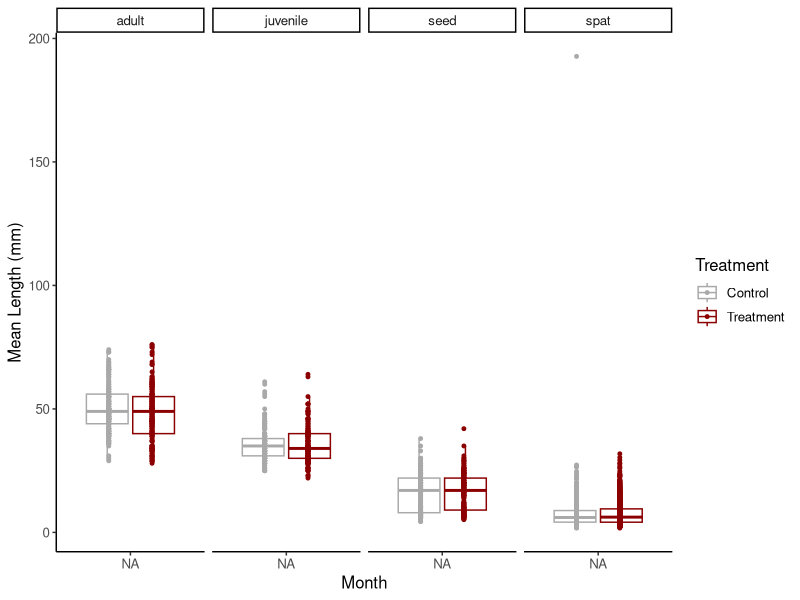
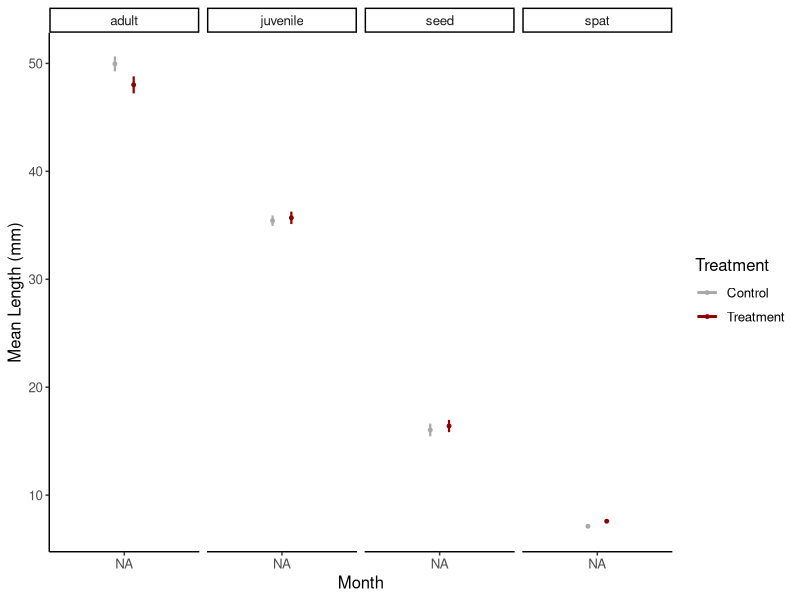
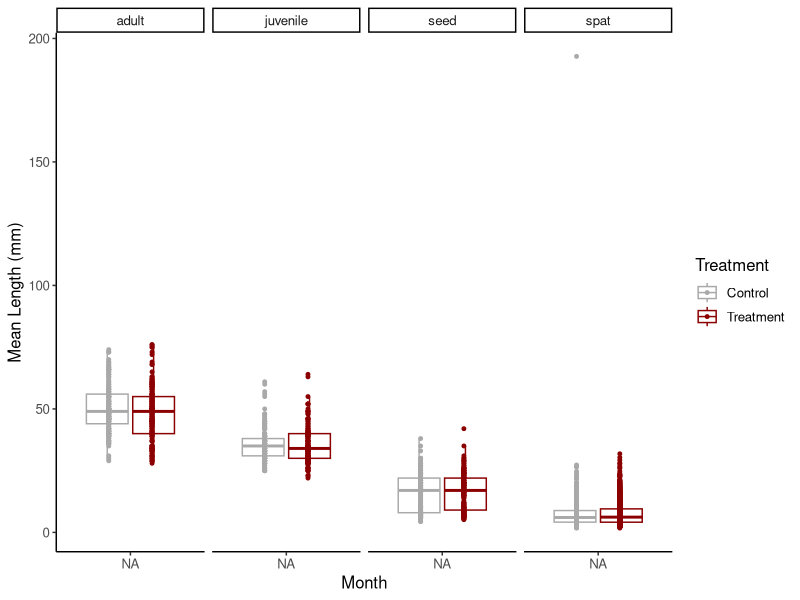
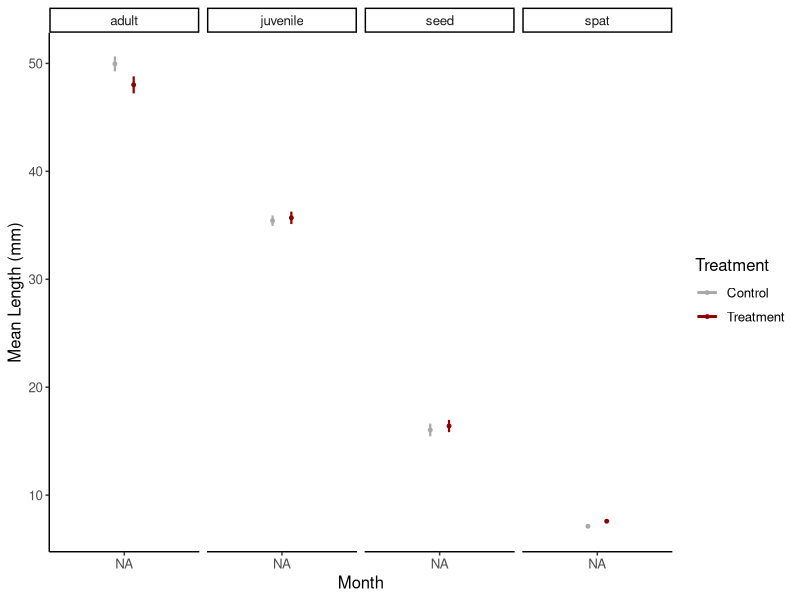

Here is the R script that generated these plots, in order: (Note: this script raises an error after producing the figures.)
## ---- chunk 1
knitr::opts_chunk$set(echo = TRUE, warning = FALSE, message = FALSE)
## ---- chunk 2
library(tidyverse)
library(ggplot2)
## ---- chunk 3
growth<-read_csv("lifestage_carryover/data/size/gigas-lengths-lco.csv")

growth<-growth%>%
  select(tag, `life-stage`, `init-treat`, month, length.mm)%>%
  rename(lifestage=`life-stage`, treatment=`init-treat`)

growth$month<-factor(growth$month, levels=c("Oct", "Nov", "Jan", "Feb", "March", "April"))
## ---- chunk 4
plot<-growth%>%
  filter(!tag=="Cat")%>%
  filter(!tag=="Dog")%>%
  filter(!tag=="Yellow")%>%
  filter(!tag=="Toad")%>%
  
  ggplot(aes(color=treatment, x=month, y=length.mm))+
  geom_boxplot(fill=NA, outlier.shape=NA)+
  geom_point(position=position_dodge(0.7), size=1)+
  facet_grid(~lifestage, scales="free_x")+
  ylab("Mean Length (mm)")+
  xlab("Month")+
  scale_color_manual(values=c("darkgray", "darkred"), name="Treatment", labels=c("Control", "Treatment"))+
  theme_classic()+
  theme(
    text=element_text(size=12, color="black")
  );plot

ggsave(plot=plot, "lifestage_carryover/output/size/mean_lengths_box.png", width=7, height=4)
## ---- chunk 5
plot2<-growth%>%
  filter(!tag=="Cat")%>%
  filter(!tag=="Dog")%>%
  filter(!tag=="Yellow")%>%
  filter(!tag=="Toad")%>%
  
  group_by(treatment, month, lifestage)%>%
  summarise(mean=mean(length.mm, na.rm=TRUE), se=sd(length.mm, na.rm=TRUE)/sqrt(length(length.mm)))%>%
  
  ggplot(aes(color=treatment, x=month, y=mean))+
  geom_point(aes(group=interaction(treatment, lifestage)), position=position_dodge(0.3), size=1)+
  geom_errorbar(aes(ymin=mean-se, ymax=mean+se), width=0, position=position_dodge(0.3), linewidth=0.75)+
  geom_line(aes(group=treatment), position=position_dodge(0.3), linewidth=1)+
  facet_grid(~lifestage, scales="free_x")+
  ylab("Mean Length (mm)")+
  xlab("Month")+
  scale_color_manual(values=c("darkgray", "darkred"), name="Treatment", labels=c("Control", "Treatment"))+
  theme_classic()+
  theme(
    text=element_text(size=12, color="black")
  );plot2

ggsave(plot=plot2, "lifestage_carryover/output/size/mean_lengths.png", width=7, height=4)
## ---- chunk 6
model<-aov(length.mm~lifestage*month*treatment, data=growth)
summary(model)
## ---- chunk 7
library(emmeans)
emm<-emmeans(model, ~ treatment | month | lifestage)
pairs(emm)
## ---- chunk 8
model<-growth%>%
  filter(lifestage=="spat")%>%
  
  aov(length.mm~month*treatment, data=.)

summary(model)
## ---- chunk 9
emm<-emmeans(model, ~ treatment | month)
pairs(emm)
## ---- chunk 10
plot2a<-growth%>%
  filter(tag %in% c("Blue", "Pink", "Bird", "Orange"))%>%
  
  group_by(treatment, month, tag)%>%
  
  ggplot(aes(color=treatment, x=month, y=length.mm))+
  geom_point(aes(group=interaction(treatment, tag)), position=position_dodge(0.3), size=1)+
  geom_boxplot(outlier.shape=NA)+
  facet_grid(~tag)+
  ylab("Mean Length (mm)")+
  xlab("Month")+
  scale_color_manual(values=c("darkgray", "darkred"), name="Treatment", labels=c("Control", "Treatment"))+
  theme_classic()+
  theme(
    text=element_text(size=12, color="black")
  );plot2a

ggsave(plot=plot2a, "lifestage_carryover/output/size/boxplot_lengths_adults.png", width=7, height=4)
## ---- chunk 11
plot2b<-growth%>%
  filter(tag %in% c("Blue", "Pink", "Bird", "Orange"))%>%
  
  group_by(treatment, month, tag)%>%
  summarise(mean=mean(length.mm, na.rm=TRUE), se=sd(length.mm, na.rm=TRUE)/sqrt(length(length.mm)))%>%
  
  ggplot(aes(color=treatment, x=month, y=mean))+
  geom_point(aes(group=interaction(treatment, tag)), position=position_dodge(0.3), size=1)+
  geom_errorbar(aes(ymin=mean-se, ymax=mean+se), width=0, position=position_dodge(0.3), linewidth=0.75)+
  geom_line(aes(group=treatment), position=position_dodge(0.3), linewidth=1)+
  facet_grid(~tag)+
  ylab("Mean Length (mm)")+
  xlab("Month")+
  scale_color_manual(values=c("darkgray", "darkred"), name="Treatment", labels=c("Control", "Treatment"))+
  theme_classic()+
  theme(
    text=element_text(size=12, color="black")
  );plot2b

ggsave(plot=plot2b, "lifestage_carryover/output/size/mean_lengths_adults.png", width=7, height=4)
## ---- chunk 12
replicates<-growth%>%
  group_by(treatment, month, lifestage, tag)%>%
  summarise(mean=mean(length.mm, na.rm=TRUE))%>%
  pivot_wider(names_from=month, values_from=mean)%>%
  mutate(perc_growth_Nov=((Nov-Oct)/Oct)*100)%>%
  mutate(perc_growth_Jan=((Jan-Oct)/Oct)*100)%>%
  mutate(perc_growth_Feb=((Feb-Oct)/Oct)*100)%>%
  mutate(perc_growth_April=((April-Oct)/Oct)*100)
## ---- chunk 13
plot3<-replicates%>%
  select(treatment, lifestage, tag, perc_growth_Nov)%>%
  drop_na()%>%
  droplevels()%>%
  
  ggplot(aes(color=treatment, x=treatment, y=perc_growth_Nov, shape=tag))+
  geom_line(aes(group=tag), color="black")+
  geom_point(aes(group=interaction(treatment, lifestage)), position=position_dodge(0.3), size=5)+
  ylab("% growth")+
  xlab("Treatment")+
  scale_color_manual(values=c("darkgray", "darkred"), name="Treatment", labels=c("Control", "Treatment"))+
  scale_shape_manual(name="Family", values=c(15, 16, 17, 18))+
  ggtitle("Adults: Oct-Nov Growth")+
  theme_classic()+
  theme(
    text=element_text(size=12, color="black")
  );plot3

ggsave(plot=plot3, "lifestage_carryover/output/size/adults_Nov_percent_growth.png", width=4, height=4)
## ---- chunk 14
model<-replicates%>%
  select(treatment, lifestage, tag, perc_growth_Nov)%>%
  drop_na()%>%
  droplevels()%>%
  
  aov(perc_growth_Nov~treatment, data=.)

summary(model)
## ---- chunk 15
plot4<-replicates%>%
  select(treatment, lifestage, tag, perc_growth_Jan)%>%
  filter(lifestage=="adult")%>%
  drop_na()%>%
  droplevels()%>%
  
  ggplot(aes(color=treatment, x=treatment, y=perc_growth_Jan, shape=tag))+
  geom_line(aes(group=tag), color="black")+
  geom_point(aes(group=interaction(treatment, lifestage)), position=position_dodge(0.3), size=5)+
  ylab("% growth")+
  xlab("Treatment")+
  scale_color_manual(values=c("darkgray", "darkred"), name="Treatment", labels=c("Control", "Treatment"))+
  ylim(-7, 3)+
  scale_shape_manual(name="Family", values=c(15, 16, 17, 18))+
  ggtitle("Adults: Oct-Jan Growth")+
  theme_classic()+
  theme(
    text=element_text(size=12, color="black")
  );plot4

ggsave(plot=plot4, "lifestage_carryover/output/size/adults_Jan_percent_growth.png", width=4, height=4)
## ---- chunk 16
plot5<-replicates%>%
  select(treatment, lifestage, tag, perc_growth_Jan)%>%
  filter(lifestage=="juvenile")%>%
  drop_na()%>%
  droplevels()%>%
  
  ggplot(aes(color=treatment, x=treatment, y=perc_growth_Jan, shape=tag))+
  geom_point(aes(group=interaction(treatment, lifestage)), position=position_dodge(0.3), size=5)+
  ylab("% growth")+
  xlab("Treatment")+
  scale_color_manual(values=c("darkgray", "darkred"), name="Treatment", labels=c("Control", "Treatment"))+
  scale_shape_manual(name="Replicate", values=c(15, 16, 17, 18))+
  ggtitle("Juvenile: Oct-Jan Growth")+
  theme_classic()+
  ylim(0,20)+
  theme(
    text=element_text(size=12, color="black")
  );plot5

ggsave(plot=plot5, "lifestage_carryover/output/size/juvenile_Jan_percent_growth.png", width=4, height=4)
## ---- chunk 17
plot6<-replicates%>%
  select(treatment, lifestage, tag, perc_growth_Jan)%>%
  filter(lifestage=="seed")%>%
  drop_na()%>%
  droplevels()%>%
  
  ggplot(aes(color=treatment, x=treatment, y=perc_growth_Jan, shape=tag))+
  #geom_line(aes(group=tag), color="black")+
  geom_point(aes(group=interaction(treatment, lifestage)), position=position_dodge(0.3), size=5)+
  ylab("% growth")+
  xlab("Treatment")+
  scale_color_manual(values=c("darkgray", "darkred"), name="Treatment", labels=c("Control", "Treatment"))+
  scale_shape_manual(name="Replicate", values=c(15, 16, 17, 18))+
  ggtitle("Seed: Oct-Jan Growth")+
  theme_classic()+
  ylim(0,250)+
  theme(
    text=element_text(size=12, color="black")
  );plot6

ggsave(plot=plot6, "lifestage_carryover/output/size/seed_Jan_percent_growth.png", width=4, height=4)
## ---- chunk 18
plot7<-replicates%>%
  select(treatment, lifestage, tag, perc_growth_Jan)%>%
  filter(lifestage=="spat")%>%
  drop_na()%>%
  droplevels()%>%
  
  ggplot(aes(color=treatment, x=treatment, y=perc_growth_Jan, shape=tag))+
  #geom_line(aes(group=tag), color="black")+
  geom_point(aes(group=interaction(treatment, lifestage)), position=position_dodge(0.3), size=5)+
  ylab("% growth")+
  xlab("Treatment")+
  scale_color_manual(values=c("darkgray", "darkred"), name="Treatment", labels=c("Control", "Treatment"))+
  scale_shape_manual(name="Replicate", values=c(15, 16, 17, 18))+
  ggtitle("Spat: Oct-Jan Growth")+
  theme_classic()+
  ylim(-10,1)+
  theme(
    text=element_text(size=12, color="black")
  );plot7

ggsave(plot=plot7, "lifestage_carryover/output/size/spat_Jan_percent_growth.png", width=4, height=4)
## ---- chunk 19
plot8<-replicates%>%
  select(treatment, lifestage, tag, perc_growth_Feb)%>%
  filter(lifestage=="adult")%>%
  drop_na()%>%
  droplevels()%>%
  
  ggplot(aes(color=treatment, x=treatment, y=perc_growth_Feb, shape=tag))+
  geom_line(aes(group=tag), color="black")+
  geom_point(aes(group=interaction(treatment, lifestage)), position=position_dodge(0.3), size=5)+
  ylab("% growth")+
  xlab("Treatment")+
  scale_color_manual(values=c("darkgray", "darkred"), name="Treatment", labels=c("Control", "Treatment"))+
  ylim(-7, 3)+
  scale_shape_manual(name="Family", values=c(15, 16, 17, 18))+
  ggtitle("Adults: Oct-Feb Growth")+
  theme_classic()+
  theme(
    text=element_text(size=12, color="black")
  );plot8

ggsave(plot=plot8, "lifestage_carryover/output/size/adults_Feb_percent_growth.png", width=4, height=4)
## ---- chunk 20
plot9<-replicates%>%
  select(treatment, lifestage, tag, perc_growth_Feb)%>%
  filter(lifestage=="juvenile")%>%
  drop_na()%>%
  droplevels()%>%
  
  ggplot(aes(color=treatment, x=treatment, y=perc_growth_Feb, shape=tag))+
  geom_point(aes(group=interaction(treatment, lifestage)), position=position_dodge(0.3), size=5)+
  ylab("% growth")+
  xlab("Treatment")+
  scale_color_manual(values=c("darkgray", "darkred"), name="Treatment", labels=c("Control", "Treatment"))+
  scale_shape_manual(name="Replicate", values=c(15, 16, 17, 18))+
  ggtitle("Juvenile: Oct-Feb Growth")+
  theme_classic()+
  #ylim(0,20)+
  theme(
    text=element_text(size=12, color="black")
  );plot9

ggsave(plot=plot9, "lifestage_carryover/output/size/juvenile_Feb_percent_growth.png", width=4, height=4)
## ---- chunk 21
plot10<-replicates%>%
  select(treatment, lifestage, tag, perc_growth_Feb)%>%
  filter(lifestage=="seed")%>%
  drop_na()%>%
  droplevels()%>%
  
  ggplot(aes(color=treatment, x=treatment, y=perc_growth_Feb, shape=tag))+
  #geom_line(aes(group=tag), color="black")+
  geom_point(aes(group=interaction(treatment, lifestage)), position=position_dodge(0.3), size=5)+
  ylab("% growth")+
  xlab("Treatment")+
  scale_color_manual(values=c("darkgray", "darkred"), name="Treatment", labels=c("Control", "Treatment"))+
  scale_shape_manual(name="Replicate", values=c(15, 16, 17, 18))+
  ggtitle("Seed: Oct-Feb Growth")+
  theme_classic()+
  ylim(0,250)+
  theme(
    text=element_text(size=12, color="black")
  );plot10

ggsave(plot=plot10, "lifestage_carryover/output/size/seed_Feb_percent_growth.png", width=4, height=4)
## ---- chunk 22
plot11<-replicates%>%
  select(treatment, lifestage, tag, perc_growth_Feb)%>%
  filter(lifestage=="spat")%>%
  drop_na()%>%
  droplevels()%>%
  
  ggplot(aes(color=treatment, x=treatment, y=perc_growth_Feb, shape=tag))+
  #geom_line(aes(group=tag), color="black")+
  geom_point(aes(group=interaction(treatment, lifestage)), position=position_dodge(0.3), size=5)+
  ylab("% growth")+
  xlab("Treatment")+
  scale_color_manual(values=c("darkgray", "darkred"), name="Treatment", labels=c("Control", "Treatment"))+
  scale_shape_manual(name="Replicate", values=c(15, 16, 17, 18))+
  ggtitle("Spat: Oct-Feb Growth")+
  theme_classic()+
  ylim(-10,15)+
  theme(
    text=element_text(size=12, color="black")
  );plot11

ggsave(plot=plot11, "lifestage_carryover/output/size/spat_Feb_percent_growth.png", width=4, height=4)
## ---- chunk 23
plot11b<-replicates%>%
  select(treatment, lifestage, tag, perc_growth_April)%>%
  filter(lifestage=="spat")%>%
  drop_na()%>%
  droplevels()%>%
  
  ggplot(aes(color=treatment, x=treatment, y=perc_growth_April, shape=tag))+
  #geom_line(aes(group=tag), color="black")+
  geom_point(aes(group=interaction(treatment, lifestage)), position=position_dodge(0.3), size=5)+
  ylab("% growth")+
  xlab("Treatment")+
  scale_color_manual(values=c("darkgray", "darkred"), name="Treatment", labels=c("Control", "Treatment"))+
  scale_shape_manual(name="Replicate", values=c(15, 16, 17, 18))+
  ggtitle("Spat: Oct-April Growth")+
  theme_classic()+
  ylim(-10,15)+
  theme(
    text=element_text(size=12, color="black")
  );plot11b

ggsave(plot=plot11b, "lifestage_carryover/output/size/spat_April_percent_growth.png", width=4, height=4)
## ---- chunk 24
model<-replicates%>%
  select(treatment, lifestage, tag, perc_growth_Jan)%>%
  drop_na()%>%
  droplevels()%>%
  
  aov(perc_growth_Jan~treatment*lifestage, data=.)

summary(model)
## ---- chunk 25
model<-replicates%>%
  select(treatment, lifestage, tag, perc_growth_Feb)%>%
  drop_na()%>%
  droplevels()%>%
  
  aov(perc_growth_Feb~treatment*lifestage, data=.)

summary(model)
## ---- chunk 26
model<-replicates%>%
  select(treatment, lifestage, tag, perc_growth_April)%>%
  filter(lifestage=="spat");model
## ---- chunk 27
replicates<-replicates%>%
  mutate(perc_growth_day=perc_growth_Feb/90)
## ---- chunk 28
plot12<-replicates%>%
  select(treatment, lifestage, tag, perc_growth_day)%>%
  #filter(treatment=="control")%>%
  drop_na()%>%
  droplevels()%>%
  
  ggplot(aes(x=lifestage, y=perc_growth_day))+
  geom_point()+
  geom_boxplot(fill=NA)+
  ylab("% Winter Growth per Day")+
  xlab("Life Stage \nLength")+
  scale_x_discrete(limits=c("spat", "seed", "juvenile", "adult"), labels=c("Spat \n<15mm", "Seed \n15-25mm", "Juvenile \n25-40mm", "Adult \n>40mm"))+
  theme_classic()+
  theme(
    text=element_text(size=12, color="black"), 
    axis.text=element_text(size=12, color="black"), 
    axis.title=element_text(size=14, color="black", face="bold")
  );plot12

ggsave(plot=plot12, "lifestage_carryover/output/size/lifestage_growth.png", width=5, height=5)
## ---- chunk 29
avg_size<-replicates%>%
  select(lifestage, Feb)%>%
  group_by(lifestage)%>%
  summarise(mean=mean(Feb, na.rm=TRUE));avg_size
## ---- chunk 30
avg_size<-replicates%>%
  select(lifestage, tag, Feb)%>%
  filter(lifestage=="adult")%>%
  group_by(tag)%>%
  summarise(mean=mean(Feb, na.rm=TRUE));avg_size
## ---- chunk 31
individuals<-read_csv("lifestage_carryover/data/size/gigas-lengths-individuals.csv")

individuals<-individuals%>%
  select(!Date)%>%
  select(!notes)

individuals$month<-factor(individuals$month, levels=c("March", "April"))
individuals$unique_id<-paste0(individuals$bag, "-", individuals$oyster)
## ---- chunk 32
individuals_wide<-individuals%>%
  pivot_wider(names_from="month", values_from="length.mm")%>%
  mutate(perc_growth_April=((April-March)/March)*100)
## ---- chunk 33
plot_ind<-individuals%>%
  
  ggplot(aes(color=`init-treat`, x=month, y=length.mm))+
  geom_point(position=position_dodge(0.7), size=1)+
  geom_line(aes(group=unique_id), position=position_dodge(0.7))+
  facet_grid(~`life-stage`)+
  ylab("Length (mm)")+
  xlab("Month")+
  scale_color_manual(values=c("darkgray", "darkred"), name="Treatment", labels=c("Control", "Treatment"))+
  theme_classic()+
  theme(
    text=element_text(size=12, color="black")
  );plot_ind

ggsave(plot=plot_ind, "lifestage_carryover/output/size/individual_length_time.png", width=7, height=4)
## ---- chunk 34
plot_ind1<-individuals%>%
  filter(`life-stage`=="adult")%>%
  
  ggplot(aes(color=`init-treat`, x=tag, y=perc_growth_April))+
  geom_boxplot(fill=NA, outlier.shape=NA)+
  geom_point(position=position_dodge(0.7), size=1)+
  ylab("Growth (%)")+
  xlab("Family")+
  scale_color_manual(values=c("darkgray", "darkred"), name="Treatment", labels=c("Control", "Treatment"))+
  theme_classic()+
  theme(
    text=element_text(size=12, color="black")
  );plot_ind1

ggsave(plot=plot_ind1, "lifestage_carryover/output/size/individual_growth_adults.png", width=7, height=4)
## ---- chunk 35
plot_ind2<-individuals%>%
  filter(`life-stage`=="seed")%>%
  
  ggplot(aes(color=`init-treat`, x=`init-treat`, y=perc_growth_April))+
  geom_boxplot(fill=NA, outlier.shape=NA)+
  geom_point(position=position_dodge(0.7), size=1)+
  ylab("Growth (%)")+
  xlab("Treatment")+
  scale_color_manual(values=c("darkgray", "darkred"), name="Treatment", labels=c("Control", "Treatment"))+
  theme_classic()+
  theme(
    text=element_text(size=12, color="black")
  );plot_ind2

ggsave(plot=plot_ind2, "lifestage_carryover/output/size/individual_growth_seed.png", width=7, height=4)
